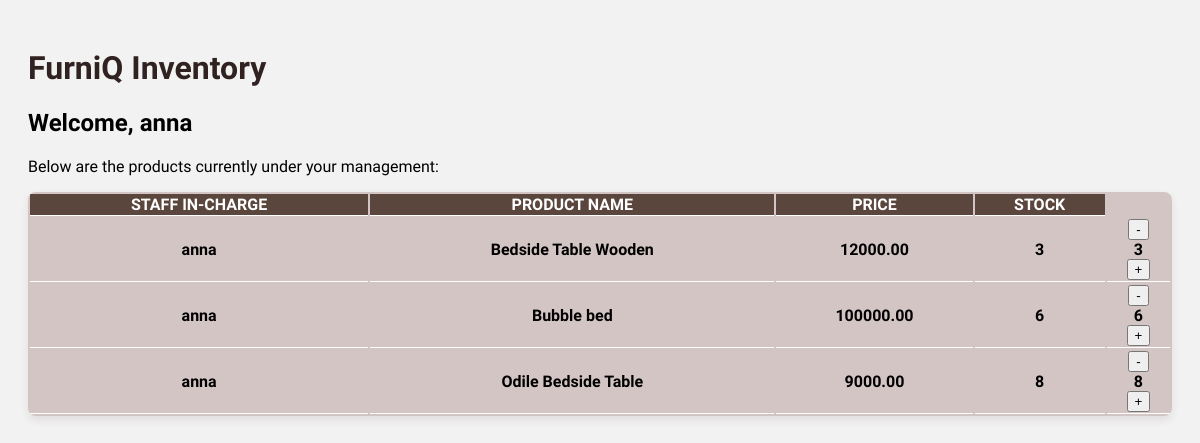
Page /list/ (signed in) on the earlier database version.
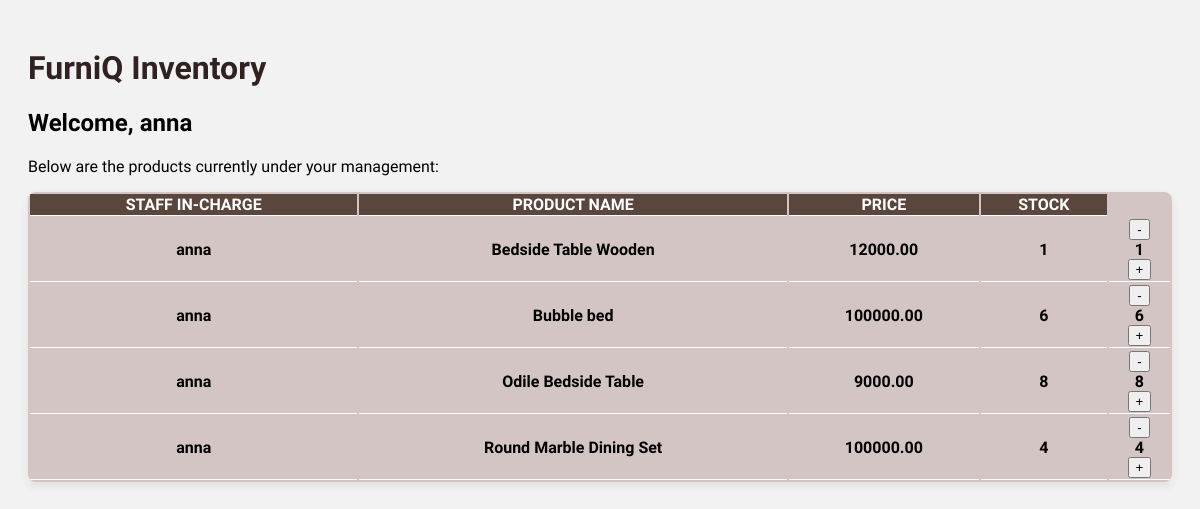
Same page on the later database version.
### inventory/models.py (models this page shows, shortened)
class Product(models.Model):
    CATEGORY_CHOICES = [
        ('Bedroom', 'Bedroom'),
        ('Living Room', 'Living Room'),
        ('Dining', 'Dining'),
    ]
    name = models.CharField(max_length=100)
    price = models.DecimalField(max_digits=10, decimal_places=2)
    old_price = models.DecimalField(max_digits=10, decimal_places=2, blank=True, null=True)
    stock = models.IntegerField(default=0)
    category = models.CharField(max_length=50, choices=CATEGORY_CHOICES, default='Living Room')
    assigned_staff = models.ForeignKey(
        User,
        on_delete=models.SET_NULL,
        null=True,
        blank=True,
        limit_choices_to={'is_staff': True}
    )
    image = models.ImageField(upload_to='product_images/', null=True, blank=True)
    is_featured = models.BooleanField(default=False)

### inventory/views.py (the view)
# urls.py: path('list/', views.product_list, name='product_list'), # for staffs
def product_list(request):
    query = request.GET.get('q')
    if request.user.is_staff:
        products = Product.objects.filter(assigned_staff=request.user)
        if query:
            products = Product.objects.filter(name__icontains=query)
    else:
        products = Product.objects.none()
        messages.error(request, "You do not have permission to view this inventory.")
    return render(request, 'inventory/product_list.html',{'products': products})

### inventory/context_processors.py (called while the page is built)
def notification_context(request):
    if request.user.is_authenticated:
        notifications = Notification.objects.filter(user=request.user).order_by("-created_at")[:5]
        return {
            'notifications': notifications,
            'notif_count': Notification.objects.filter(user=request.user, is_read=False).count()
        }
    return {'notifications': [], 'notif_count': 0}

### inventory/templates/inventory/product_list.html (shortened to what this page needs)
<!DOCTYPE html>
<html>
<head>
</head>
<body>
    <h1> FurniQ Inventory </h1>
<div class="container mt-4">
    <h2> Welcome, {{ user.username }} </h2>
    <p>Below are the products currently under your management: </p>
    <table class="table table-hover">
        <thead>
            <tr>
                <th> Staff In-charge </th>
                <th> Product name </th>
                <th> Price </th>
                <th> Stock </th>
            </tr>
        </thead>
        <tbody>
            {% for product in products %}
            <tr>
                <td>
                    {% if product.assigned_staff %}
                       {{ product.assigned_staff.username }}
                    {% else %}
                    <span style="color: gray;"> Unassigned </span>
                    {% endif %}
                </td>
                <td> {{ product.name }}</td>
                <td> {{ product.price }}</td>
                <td> {{ product.stock }}</td>
                <td>
                    <div class="d-flex align-items-center justify-content-center">
                        <form action="{% url 'update_stock' product.id %}" method="POST" class="me-2">
                            <button type="submit" class="btn btn-sm btn-outline-danger">-</button>
                        </form>
                        <span class="fw-bold mx-2">{{ product.stock }}</span>
                        <form action="{% url 'update_stock' product.id %}" method="POST" class="ms-2">
                            <button type="submit" class="btn btn-sm btn-outline-success">+</button>
                        </form>
                    </div>
                </td>
            </tr>
            {% empty %}
            <tr>
                <td colspan="4"> No products found matching your search.</td>
            </tr>
            {% endfor %}
        </tbody>
    </table>
</body>
</html>

Differences in the rows shown:
changed Product "Bedside Table Wooden": stock "3" → "1"
now on this page (row edited): Product: assigned_staff.username "anna", name "Round Marble Dining Set", price "100000.00", stock "4"
